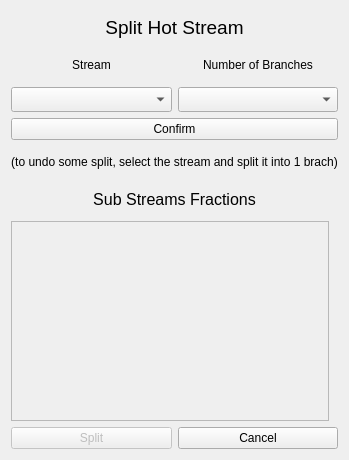
<?xml version="1.0" encoding="UTF-8"?>
<ui version="4.0">
 <class>Form</class>
 <widget class="QWidget" name="Form">
  <property name="geometry">
   <rect>
    <x>0</x>
    <y>0</y>
    <width>338</width>
    <height>460</height>
   </rect>
  </property>
  <property name="windowTitle">
   <string>Form</string>
  </property>
  <layout class="QVBoxLayout" name="verticalLayout">
   <item>
    <layout class="QHBoxLayout" name="horizontalLayout_3">
     <item>
      <widget class="QLabel" name="label_5">
       <property name="font">
        <font>
         <pointsize>14</pointsize>
        </font>
       </property>
       <property name="text">
        <string>Split Hot Stream</string>
       </property>
       <property name="alignment">
        <set>Qt::AlignCenter</set>
       </property>
      </widget>
     </item>
    </layout>
   </item>
   <item>
    <layout class="QHBoxLayout" name="horizontalLayout_2">
     <item>
      <widget class="QLabel" name="label_2">
       <property name="text">
        <string>Stream</string>
       </property>
       <property name="alignment">
        <set>Qt::AlignCenter</set>
       </property>
      </widget>
     </item>
     <item>
      <widget class="QLabel" name="label_3">
       <property name="text">
        <string>Number of Branches</string>
       </property>
       <property name="alignment">
        <set>Qt::AlignCenter</set>
       </property>
      </widget>
     </item>
    </layout>
   </item>
   <item>
    <layout class="QHBoxLayout" name="horizontalLayout">
     <item>
      <widget class="QComboBox" name="comboBox_2">
       <property name="minimumSize">
        <size>
         <width>0</width>
         <height>25</height>
        </size>
       </property>
      </widget>
     </item>
     <item>
      <widget class="QComboBox" name="comboBox_3">
       <property name="minimumSize">
        <size>
         <width>0</width>
         <height>25</height>
        </size>
       </property>
      </widget>
     </item>
    </layout>
   </item>
   <item>
    <layout class="QHBoxLayout" name="horizontalLayout_4">
     <item>
      <widget class="QPushButton" name="pushButton">
       <property name="maximumSize">
        <size>
         <width>16777215</width>
         <height>16777215</height>
        </size>
       </property>
       <property name="text">
        <string>Confirm</string>
       </property>
      </widget>
     </item>
    </layout>
   </item>
   <item>
    <widget class="QLabel" name="label">
     <property name="text">
      <string>(to undo some split, select the stream and split it into 1 brach)</string>
     </property>
     <property name="alignment">
      <set>Qt::AlignCenter</set>
     </property>
    </widget>
   </item>
   <item>
    <layout class="QHBoxLayout" name="horizontalLayout_5">
     <item>
      <widget class="QLabel" name="label_7">
       <property name="font">
        <font>
         <pointsize>12</pointsize>
        </font>
       </property>
       <property name="text">
        <string>Sub Streams Fractions</string>
       </property>
       <property name="alignment">
        <set>Qt::AlignCenter</set>
       </property>
      </widget>
     </item>
    </layout>
   </item>
   <item>
    <layout class="QVBoxLayout" name="verticalLayout_2">
     <item>
      <widget class="QScrollArea" name="scrollArea">
       <property name="minimumSize">
        <size>
         <width>318</width>
         <height>94</height>
        </size>
       </property>
       <property name="maximumSize">
        <size>
         <width>318</width>
         <height>200</height>
        </size>
       </property>
       <property name="widgetResizable">
        <bool>true</bool>
       </property>
       <widget class="QWidget" name="scrollAreaWidgetContents">
        <property name="geometry">
         <rect>
          <x>0</x>
          <y>0</y>
          <width>316</width>
          <height>198</height>
         </rect>
        </property>
        <layout class="QVBoxLayout" name="verticalLayout_4">
         <item>
          <layout class="QVBoxLayout" name="verticalLayout_3"/>
         </item>
        </layout>
       </widget>
      </widget>
     </item>
    </layout>
   </item>
   <item>
    <layout class="QHBoxLayout" name="horizontalLayout_7">
     <item>
      <widget class="QPushButton" name="pushButton_3">
       <property name="enabled">
        <bool>false</bool>
       </property>
       <property name="maximumSize">
        <size>
         <width>16777215</width>
         <height>16777215</height>
        </size>
       </property>
       <property name="text">
        <string>Split</string>
       </property>
      </widget>
     </item>
     <item>
      <widget class="QPushButton" name="pushButton_2">
       <property name="maximumSize">
        <size>
         <width>16777215</width>
         <height>16777215</height>
        </size>
       </property>
       <property name="text">
        <string>Cancel</string>
       </property>
      </widget>
     </item>
    </layout>
   </item>
  </layout>
 </widget>
 <resources/>
 <connections/>
</ui>
